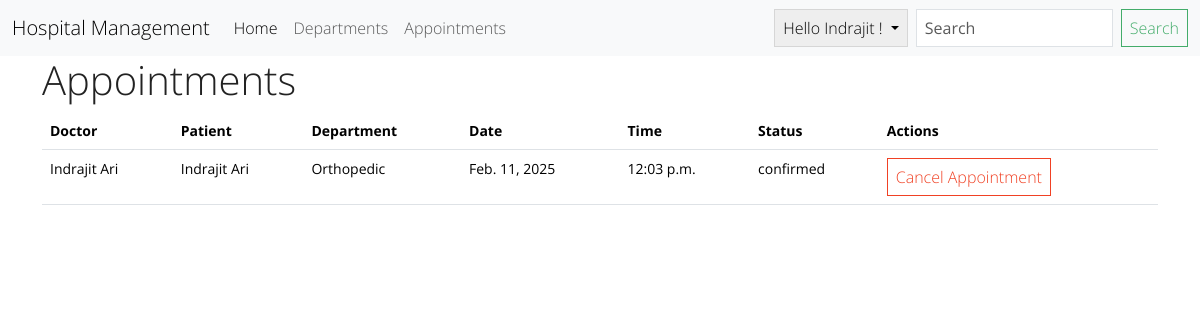
The page /appointments/ (signed in) on the database as committed earlier.
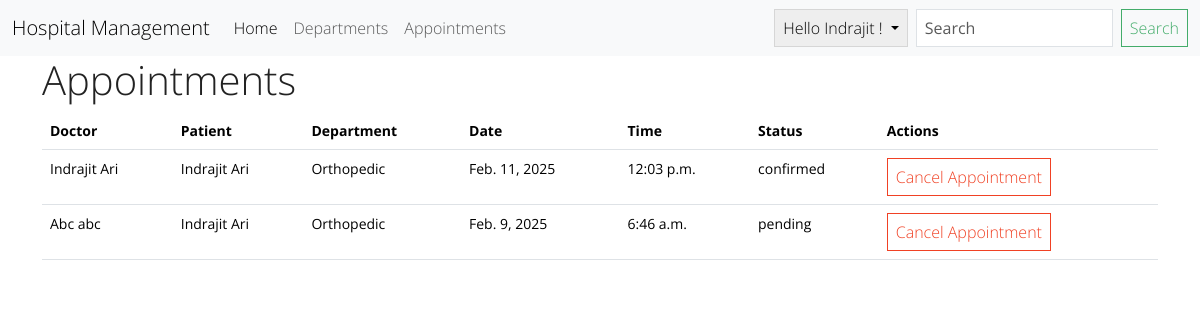
The same page on the database as committed later.
### hospital/models.py (models this page shows, shortened)
class Appointment(models.Model):
    patient = models.ForeignKey(User, on_delete=models.CASCADE)
    doctor = models.ForeignKey(
        User, on_delete=models.CASCADE, related_name='doctor_appointments')
    hospital = models.ForeignKey(Hospital, on_delete=models.CASCADE)
    date = models.DateField()
    time = models.TimeField()
    reason = models.TextField()
    duration = models.IntegerField(default=15)
    class Status(models.TextChoices):
        PENDING = "pending"
        CONFIRMED = "confirmed"
        COMPLETED = "completed"
        CANCELLED = "cancelled"
        RESCHEDULED = "rescheduled"
    status = models.CharField(choices=Status.choices,
                              default=Status.PENDING, max_length=20)
    created_at = models.DateTimeField(auto_now_add=True)
    class Meta:
        unique_together = ['date', 'time', 'doctor']

class User(AbstractUser):
    username = None
    first_name = models.CharField(max_length=20)
    last_name = models.CharField(max_length=50)
    email = models.EmailField(unique=True)
    hospital = models.ForeignKey(
        'Hospital', on_delete=models.SET_NULL, null=True, blank=True)
    department = models.ForeignKey(
        Department, on_delete=models.SET_NULL, null=True, blank=True)
    role = models.CharField(max_length=20, choices=[
        ('admin', 'Admin'),
        ('doctor', 'Doctor'),
        ('staff', 'Staff'),
        ('patient', 'Patient')
    ], default='patient')
    groups = models.ManyToManyField(
        Group, related_name="hospital_users", blank=True)
    user_permissions = models.ManyToManyField(
        Permission, related_name="hospital_users_permissions", blank=True)
    abha_id = models.CharField(max_length=15, blank=True, null=True)
    USERNAME_FIELD = 'email'
    REQUIRED_FIELDS = []
    objects = CustomUserManager()

class Department(models.Model):
    name = models.CharField(max_length=255)
    description = models.TextField(blank=True, null=True)
    hospital = models.ForeignKey('Hospital', on_delete=models.CASCADE)
    created_at = models.DateTimeField(auto_now_add=True)

### hospital_management/views.py (the view)
# urls.py: path("appointments/", views.get_appointments, name="patient_appointments"),
def get_appointments(request):
    appointments = Appointment.objects.filter(patient=request.user)
    return render(request, 'appointments.html', {'appointments': appointments})

### templates/appointments.html
{% extends 'layout.html' %} {% block content %}
<div class="container">
  <h1>Appointments</h1>
  <table class="table">
    <thead>
      <tr>
        <th>Doctor</th>
        <th>Patient</th>
        <th>Department</th>
        <th>Date</th>
        <th>Time</th>
        <th>Status</th>
        <th>Actions</th>
      </tr>
    </thead>
    <tbody>
      {% for appointment in appointments %}
      <tr>
        <td>
          {{ appointment.doctor.first_name }} {{ appointment.doctor.last_name }}
        </td>
        <td>
          {{ appointment.patient.first_name }} {{ appointment.patient.last_name}}
        </td>
        <td>{{ appointment.doctor.department.name }}</td>
        <td>{{ appointment.date }}</td>
        <td>{{ appointment.time }}</td>
        <td>{{ appointment.status }}</td>
        <td><a href="{% url "cancel_patient_appointments" appointment.id %}" class="btn btn-outline-danger ">Cancel Appointment</a>
      </tr>
      {% empty %}
      <tr>
        <td colspan="5">No appointments found.</td>
      </tr>
      {% endfor %}
    </tbody>
  </table>
</div>
{% endblock content %}

Rows that differ between the two databases and show on the page:
added Appointment: doctor.first_name "Abc", doctor.last_name "abc", patient.first_name "Indrajit", patient.last_name "Ari", doctor.department.name "Orthopedic", date "Feb. 9, 2025", time "6:46 a.m.", status "pending"
